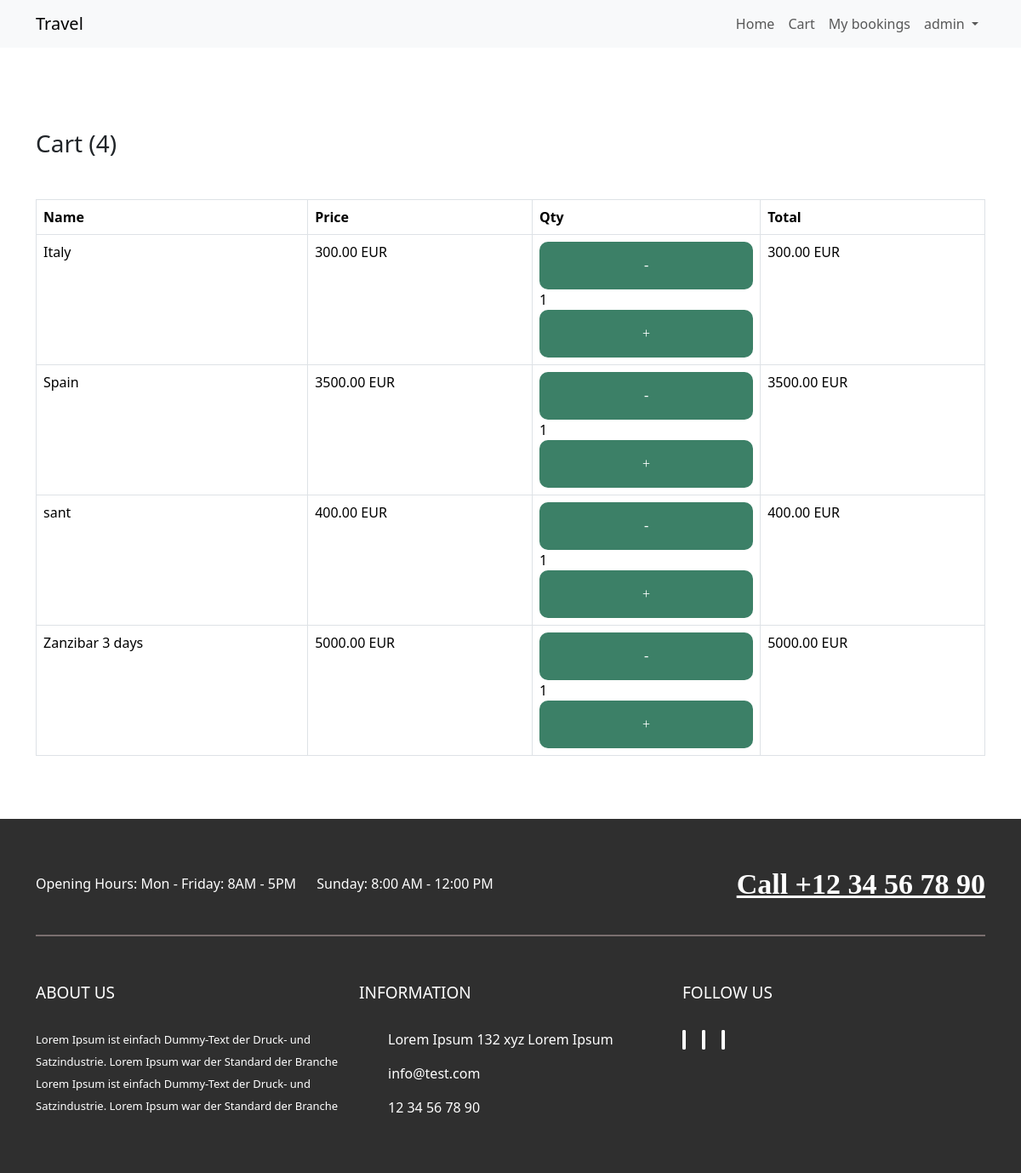
The page /travel/cart/ (signed in) on the database its author committed.
### travel/models.py (models this page shows, shortened)
class Cart(models.Model):
    user = models.ForeignKey(User, on_delete=models.CASCADE)
    trip = models.ForeignKey(Trip, on_delete=models.CASCADE)
    quantity = models.IntegerField(default=1)

class Trip(models.Model):
    id = models.AutoField(primary_key=True)
    name = models.CharField(max_length=255)
    description = models.TextField()
    price = models.FloatField()
    duration_days = models.IntegerField()
    image = models.ImageField(null=True, blank=True, upload_to="trips/")
    location = models.CharField(max_length=255)

### travel/views.py (the view)
# urls.py: path('cart/', views.cart_detail, name='cart_detail'),
@login_required
def cart_detail(request):
    cart_items = Cart.objects.filter(user=request.user)  # Assuming Cart has a 'user' field for user association
    total_items = sum(item.quantity for item in cart_items)
    total_price = sum(item.trip.price * item.quantity for item in cart_items)
    context = {
        'cart_items': cart_items,
        'total_items': total_items,
        'total_price': total_price,
    }
    return render(request, 'cart/cart_detail.html', context)

### travel/templates/cart/cart_detail.html (shortened to what this page needs)
{% extends "layouts/app.html" %}
{% load mathfilters %}
{% block content %}
    <section class="py-5">
        <div class="container">
            <h3 class="mb-5">Cart ({{ total_items }})</h3>
            {% if total_items > 0 %}
                <table class="table table-bordered">
                    <thead>
                        <tr>
                            <th>Name</th>
                            <th>Price</th>
                            <th>Qty</th>
                            <th>Total</th>
                        </tr>
                    </thead>
                    <tbody>
                        {% for item in cart_items %}
                        <tr>
                            <td>{{ item.trip.name }}</td>
                            <td>{{ item.trip.price|floatformat:2 }} EUR</td>
                            <td>
                                <a href="{% url 'item_decrement' item.trip.id %}" class="btn btn-sm btn-outline-secondary">-</a>
                                {{ item.quantity }}
                                <a href="{% url 'item_increment' item.trip.id %}" class="btn btn-sm btn-outline-secondary">+</a>
                            </td>
                            <td>{{ item.trip.price|mul:item.quantity|floatformat:2 }} EUR</td>
                        </tr>
                        {% endfor %}
                    </tbody>
                </table>
            {% else %}
                <div class="alert alert-info" role="alert">
                    Cart is empty
                </div>
            {% endif %}
        </div>
    </section>
{% endblock %}

### travel/templates/layouts/app.html (shortened to what this page needs)
{% load static %}
<!DOCTYPE html>
<html lang="en">
<head>
    <link href="https://cdn.jsdelivr.net/npm/bootstrap@5.3.3/dist/css/bootstrap.min.css" rel="stylesheet">
    <link rel="stylesheet" href="{% static 'style.css' %}" />
</head>
<body>
        <nav class="navbar navbar-expand-lg bg-body-tertiary mb-5">
            <div class="container">
                <a class="navbar-brand" href="#">Travel</a>
                <div class="collapse navbar-collapse" id="navbarNav">
                    <ul class="navbar-nav ms-auto">
                        <li class="nav-item">
                            <a class="nav-link" aria-current="page" href="{% url 'index' %}">Home</a>
                        </li>
                        <li class="nav-item">
                            <a class="nav-link" aria-current="page" href="{% url 'cart_detail' %}">
                                Cart {% if request.session.cart|length > 0 %}({{ request.session.cart|length }}){% endif %}
                            </a>
                        </li>
                        <li class="nav-item">
                            <a class="nav-link" aria-current="page" href="{% url 'dashboard' %}">My bookings</a>
                        </li>
                        <li class="nav-item dropdown">
                            <a class="nav-link dropdown-toggle" href="#" role="button" data-bs-toggle="dropdown" aria-expanded="false">
                                {% if user.is_authenticated %} {{ user.username }} {% else %} Guest {% endif %}
                            </a>
                          </li>
                    </ul>
                </div>
            </div>
        </nav>
        {% block content %}
        {% endblock %}
        <footer>
            <div class="footer-top">
                <div class="container">
                    <div class="footer-day-time">
                        <div class="row">
                            <div class="col-md-8">
                                <ul>
                                    <li>Opening Hours: Mon - Friday: 8AM - 5PM</li>
                                    <li>Sunday: 8:00 AM - 12:00 PM</li>
                                </ul>
                            </div>
                            <div class="col-lg-4">
                                <div class="phone-no">
                                    <a href="tel:+12 34 56 78 90">Call +12 34 56 78 90</a>
                                </div>
                            </div>
                        </div>
                    </div>
                    <div class="row">
                        <div class="col-lg-4">
                            <h4>About us</h4>
                            <p>Lorem Ipsum ist einfach Dummy-Text der Druck- und Satzindustrie. Lorem Ipsum war der Standard der Branche Lorem Ipsum ist einfach Dummy-Text der Druck- und Satzindustrie. Lorem Ipsum war der Standard der Branche  </p>
                        </div>
                        <div class="col-md-4">
                            <h4>Information</h4>
                            <ul class="address1">
                                <li>Lorem Ipsum 132 xyz Lorem Ipsum</li>
                                <li><a href="mailto:#">info@test.com</a></li>
                                <li> <a href="tel:12 34 56 78 90">12 34 56 78 90</a></li>
                            </ul>
                        </div>
                        <div class="col-md-4">
                            <h4>Follow us</h4>
                            <ul class="social-icon">
                                <li><a href="#"><i class="fa fa-facebook" aria-hidden="true"></i></a></li>
                                <li><a href="#"><i class="fa fa-instagram" aria-hidden="true"></i></a></li>
                                <li><a href="#"><i class="fa fa-twitter" aria-hidden="true"></i></a></li>
                            </ul>
                        </div>
                    </div>
                </div>
            </div>
        </footer>
</body>
</html>

### travel/assets/style.css (style rules this page uses)
* { box-sizing: border-box; margin: 0; }
.btn { font-family: "Montserrat"; font-weight: 500; font-size: 1rem; width: 100%; color: #fff; background-color: #3c8067; padding: 1em; border-radius: 10px; border:none; transition: 0.5s; }
footer { margin-top: 10px ; color: #fff; }
ul { padding: 0px; }
ol, ul { margin-bottom: 0px; }
.social-icon { padding: 0; margin-bottom: 0px; float: right; }
.social-icon li { list-style: none; display: inline-block; }
.social-icon li i { font-size: 14px; color: #262725; border: solid 2px #ffffff; height: 31px; width: 31px; text-align: center; vertical-align: middle; border-radius: 100px; line-height: 27px; margin-right: 15px; transition: 1s; background: #fff; }
.phone-no { margin-top: -22px; text-align: right; }
.footer-day-time { padding-bottom: 30px; border-bottom: 2px solid #7a6f6f; padding-top: 14px; margin-bottom: 55px; }
.footer-day-time ul li { display: inline; margin-right: 20px; }
.footer-day-time ul li:last-child { margin-right: 0px; }
.phone-no a { color: #fff; font-family: PlayfairDisplay-Black; font-size: 34px; font-weight: bold; }
.footer-top { background: #2f2f2f; padding:50px 0 50px; }
.footer-top h4 { font-size: 19px; text-transform: uppercase; margin-bottom: 30px; }
.footer-top p { font-size: 13px; line-height: 2; }
footer p { margin-bottom:0; }
.address1 li { list-style: none; position: relative; padding: 0px 0 14px 34px; line-height: 26px; }
.address1 li a { color: #fff; text-decoration: none; }
footer ul.social-icon { float: left; }

### rows shown on the page
Cart: trip.name "Italy", trip.price "300.00", quantity "1", trip.price|mul "300.00"
Cart: trip.name "Spain", trip.price "3500.00", quantity "1", trip.price|mul "3500.00"
Cart: trip.name "sant", trip.price "400.00", quantity "1", trip.price|mul "400.00"
Cart: trip.name "Zanzibar 3 days", trip.price "5000.00", quantity "1", trip.price|mul "5000.00"

### other values the page prints
{{ user.username }} "admin"
{{ total_items }} "4"
